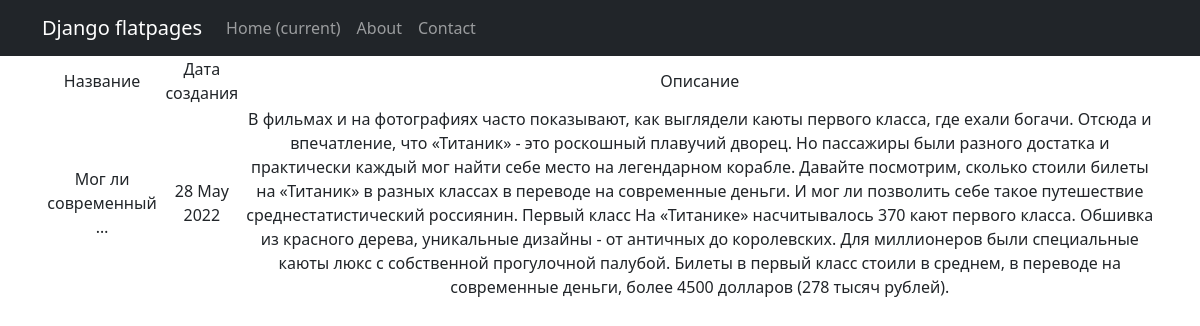
The page /news/2 on the database its author committed.
### newapp/models.py (models this page shows, shortened)
class Post(models.Model):
    author = models.ForeignKey(Author, on_delete=models.CASCADE)
    NEWS = 'NW'
    ARTICLE = 'AR'
    CATEGORY_CHOICES = (
        (NEWS, "новость"),
        (ARTICLE, "статья")
    )
    categoryType = models.CharField(max_length=2, choices=CATEGORY_CHOICES, default=ARTICLE)
    dateCreation = models.DateTimeField(auto_now_add=True)
    postCategory = models.ManyToManyField(Category, through='PostCategory')
    title = models.CharField(max_length=128)
    text = models.TextField()
    rating = models.SmallIntegerField(default=0)

### newapp/views.py (the view)
# urls.py: path('<int:pk>', PostDetail.as_view()),
class PostDetail(DetailView):
    model = Post
    template_name = 'New.html'
    context_object_name = 'New'

### newapp/templatetags/custom_filters.py (called while the page is built)
@register.filter()
def censor(text):
    Cens_word = ["Редиска"]
    low = text.lower()
    for i in Cens_word:
        if i.find(low):
            low = text.replace(i[1:], "*" * (len(i) -1))
    return f'{low}'

### templates/New.html (shortened to what this page needs)
{% extends 'flatpages/default.html' %}
{% load custom_filters %}
{% load custom_tags %}
{% block content %}
    <table>
            <tr>
                <td>Название</td>
                 <td>Дата создания</td>
            <td>Описание</td>
        </tr>
    <tr>
        <td>{{ New.title|truncatechars:20|censor }}</td>
        <td>{{ New.dateCreation|date:'d M Y' }}</td>
        <td>{{ New.text }}</td>
    </tr>
</table>
{% endblock content %}

### rows shown on the page
Post: title|censor "Мог ли современный …", dateCreation "28 May 2022", text "В фильмах и на фотографиях часто показывают, как выглядели каюты первого класса, где ехали богачи. Отсюда и впечатление, что «Титаник» - это роскошный плавучий дворец. Но пассажиры были разного достатка и практически каждый мог найти себе место на легендарном корабле. Давайте посмотрим, сколько стоили билеты на «Титаник» в разных классах в переводе на современные деньги. И мог ли позволить себе такое путешествие среднестатистический россиянин. Первый класс На «Титанике» насчитывалось 370 кают первого класса. Обшивка из красного дерева, уникальные дизайны - от античных до королевских. Для миллионеров были специальные каюты люкс с собственной прогулочной палубой. Билеты в первый класс стоили…"
